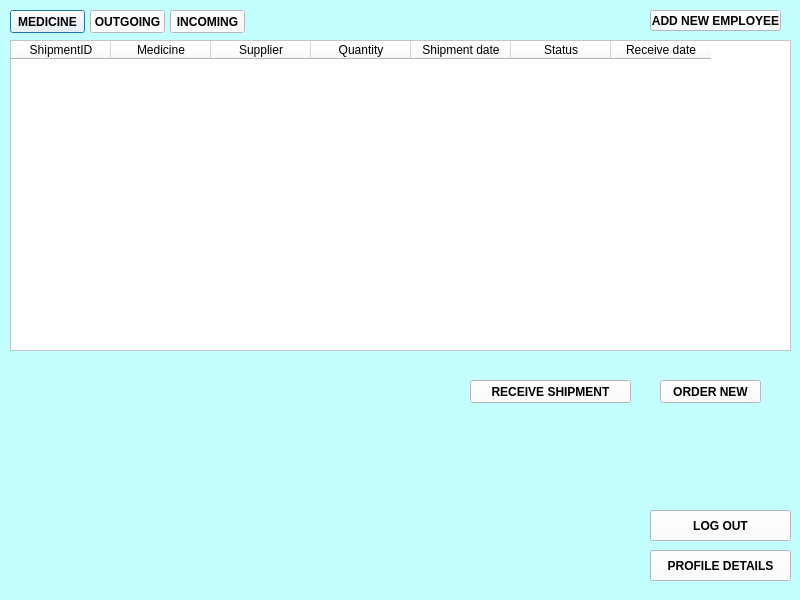
<?xml version="1.0" encoding="UTF-8"?>
<ui version="4.0">
 <class>Dialog</class>
 <widget class="QDialog" name="Dialog">
  <property name="geometry">
   <rect>
    <x>0</x>
    <y>0</y>
    <width>800</width>
    <height>600</height>
   </rect>
  </property>
  <property name="minimumSize">
   <size>
    <width>800</width>
    <height>600</height>
   </size>
  </property>
  <property name="maximumSize">
   <size>
    <width>800</width>
    <height>600</height>
   </size>
  </property>
  <property name="windowTitle">
   <string>INCOMING</string>
  </property>
  <property name="windowIcon">
   <iconset>
    <normaloff>:/icon/cross.jpg</normaloff>:/icon/cross.jpg</iconset>
  </property>
  <property name="styleSheet">
   <string notr="true">background-color: rgba(85, 255, 255, 50);</string>
  </property>
  <widget class="QPushButton" name="Medicine">
   <property name="geometry">
    <rect>
     <x>10</x>
     <y>10</y>
     <width>75</width>
     <height>23</height>
    </rect>
   </property>
   <property name="font">
    <font>
     <weight>75</weight>
     <bold>true</bold>
    </font>
   </property>
   <property name="styleSheet">
    <string notr="true">background-color: rgb(255, 255, 255);</string>
   </property>
   <property name="text">
    <string>MEDICINE</string>
   </property>
  </widget>
  <widget class="QPushButton" name="Orders">
   <property name="geometry">
    <rect>
     <x>90</x>
     <y>10</y>
     <width>75</width>
     <height>23</height>
    </rect>
   </property>
   <property name="font">
    <font>
     <weight>75</weight>
     <bold>true</bold>
    </font>
   </property>
   <property name="styleSheet">
    <string notr="true">background-color: rgb(255, 255, 255);</string>
   </property>
   <property name="text">
    <string>OUTGOING</string>
   </property>
  </widget>
  <widget class="QPushButton" name="Shipments">
   <property name="geometry">
    <rect>
     <x>170</x>
     <y>10</y>
     <width>75</width>
     <height>23</height>
    </rect>
   </property>
   <property name="font">
    <font>
     <weight>75</weight>
     <bold>true</bold>
    </font>
   </property>
   <property name="styleSheet">
    <string notr="true">background-color: rgb(255, 255, 255);</string>
   </property>
   <property name="text">
    <string>INCOMING</string>
   </property>
  </widget>
  <widget class="QTableWidget" name="Table_shipments">
   <property name="geometry">
    <rect>
     <x>10</x>
     <y>40</y>
     <width>781</width>
     <height>311</height>
    </rect>
   </property>
   <property name="styleSheet">
    <string notr="true">background-color: rgb(255, 255, 255);
</string>
   </property>
   <attribute name="verticalHeaderVisible">
    <bool>false</bool>
   </attribute>
   <column>
    <property name="text">
     <string>ShipmentID</string>
    </property>
   </column>
   <column>
    <property name="text">
     <string>Medicine</string>
    </property>
   </column>
   <column>
    <property name="text">
     <string>Supplier</string>
    </property>
   </column>
   <column>
    <property name="text">
     <string>Quantity</string>
    </property>
   </column>
   <column>
    <property name="text">
     <string>Shipment date</string>
    </property>
   </column>
   <column>
    <property name="text">
     <string>Status</string>
    </property>
   </column>
   <column>
    <property name="text">
     <string>Receive date</string>
    </property>
   </column>
  </widget>
  <widget class="QPushButton" name="Receive_shipment">
   <property name="geometry">
    <rect>
     <x>470</x>
     <y>380</y>
     <width>161</width>
     <height>23</height>
    </rect>
   </property>
   <property name="font">
    <font>
     <weight>75</weight>
     <bold>true</bold>
    </font>
   </property>
   <property name="styleSheet">
    <string notr="true">background-color: rgb(255, 255, 255);</string>
   </property>
   <property name="text">
    <string>RECEIVE SHIPMENT</string>
   </property>
  </widget>
  <widget class="QPushButton" name="Order_new">
   <property name="geometry">
    <rect>
     <x>660</x>
     <y>380</y>
     <width>101</width>
     <height>23</height>
    </rect>
   </property>
   <property name="font">
    <font>
     <weight>75</weight>
     <bold>true</bold>
    </font>
   </property>
   <property name="styleSheet">
    <string notr="true">background-color: rgb(255, 255, 255);</string>
   </property>
   <property name="text">
    <string>ORDER NEW</string>
   </property>
  </widget>
  <widget class="QPushButton" name="add_employee">
   <property name="geometry">
    <rect>
     <x>650</x>
     <y>10</y>
     <width>131</width>
     <height>21</height>
    </rect>
   </property>
   <property name="font">
    <font>
     <weight>75</weight>
     <bold>true</bold>
    </font>
   </property>
   <property name="styleSheet">
    <string notr="true">background-color: rgb(255, 255, 255);</string>
   </property>
   <property name="text">
    <string>ADD NEW EMPLOYEE</string>
   </property>
  </widget>
  <widget class="QPushButton" name="profile">
   <property name="geometry">
    <rect>
     <x>650</x>
     <y>550</y>
     <width>141</width>
     <height>31</height>
    </rect>
   </property>
   <property name="font">
    <font>
     <weight>75</weight>
     <bold>true</bold>
    </font>
   </property>
   <property name="styleSheet">
    <string notr="true">background-color: rgb(255, 255, 255);</string>
   </property>
   <property name="text">
    <string>PROFILE DETAILS</string>
   </property>
  </widget>
  <widget class="QPushButton" name="logout">
   <property name="geometry">
    <rect>
     <x>650</x>
     <y>510</y>
     <width>141</width>
     <height>31</height>
    </rect>
   </property>
   <property name="font">
    <font>
     <weight>75</weight>
     <bold>true</bold>
    </font>
   </property>
   <property name="styleSheet">
    <string notr="true">background-color: rgb(255, 255, 255);</string>
   </property>
   <property name="text">
    <string>LOG OUT</string>
   </property>
  </widget>
 </widget>
 <resources>
  <include location="icon.qrc"/>
 </resources>
 <connections/>
</ui>
